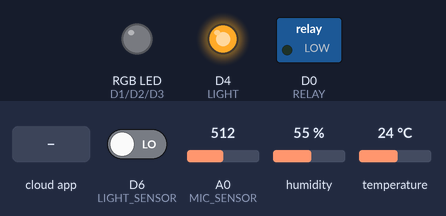
A sketch run on a simulated ESP8266 (NodeMCU). Parts: switched loads named in the sketch (green lamp = pin HIGH), an RGB LED mixed from three pins (HIGH = lit), output pins drawn as LEDs (lit = HIGH). The inputs (shaded band) are chosen by the test bench; at power-on: D6 (LIGHT_SENSOR) LOW, A0 (MIC_SENSOR) = 512, humidity 55 %, temperature 24 °C. WiFi joins after 1.5 s; servers stay silent unless stated; the Firebase database answers and starts empty; what the sketch prints to the serial monitor is not drawn.

Above: at 3.0 s.
3.1 s: the phone or cloud app sets relay1 to 1
At 4.2 s:
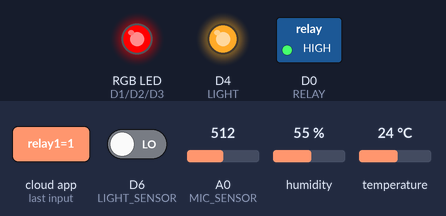
11.2 s: the phone or cloud app sets relay1 to 0
At 15.3 s:
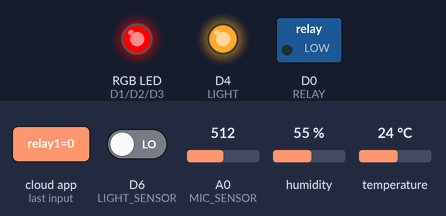
Timing chart, 0 to 16.8 s (numbered marks = the images above; inputs shaded):
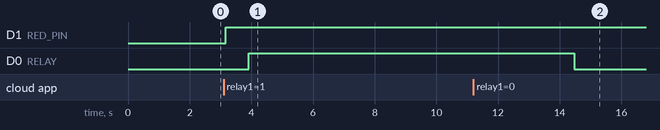

Measured:
- after the input at 3.1 s, D0 (RELAY): LOW → HIGH after 0.82 s
- after the input at 11.2 s, D0 (RELAY): HIGH → LOW after 3.3 s

The sketch:

NodeMCU.ino
```cpp
#include <ESP8266WiFi.h>
#include <FirebaseArduino.h>
#include <DHT.h>
#include <TridentTD_LineNotify.h>

// WIFI Config
#define WIFI_SSID "xxxxxxxxx"
#define WIFI_PASSWORD "xxxxxxxxx"
// Firebase config
#define FIREBASE_HOST "xxxxxxxxx"
#define FIREBASE_AUTH "xxxxxxxxx"
// DHT setup
#define DHTPIN D5
#define DHTTYPE DHT22 // DHT 22 (AM2302)
DHT dht(DHTPIN, DHTTYPE);
// Pin
#define LIGHT_SENSOR D6
#define MIC_SENSOR A0
// RGB
#define RED_PIN D1
#define GREEN_PIN D2
#define BLUE_PIN D3
// Light
#define LIGHT D4
// relay
#define RELAY D0

// Sensor variables
float humidity;  // humidity value
float temperature; // temperature celsius value
int light; // light status
int sound; // sound value
int max_sound; // max sound
int loud;
// Time variables
int delay_time; // delay time
// Line
String token; // Line token
int send_time = 0; // Notify Loop time
int set_token = 0; // check set token
int check_time = 0; // check time to send
int tempAlert; // High Temp alert
// Temperature Range
int bottom_range;
int top_range;
// Notify Setting
int notify; // enable or disable notify
int temp; //enable or disable temp
// High Temp
int temp_count = 0; // check time to send
int temp_delay; // wait time to resend temp alert
// relay
int relay1; // relay status
// delay check
int delay_check = 0;
// fristrun
int fristRun = 1;

// Setup
void setup() {
  Serial.begin(9600);
  // pinMode
  pinMode(DHTPIN, INPUT);
  pinMode(LIGHT_SENSOR, INPUT);
  pinMode(RED_PIN, OUTPUT);
  pinMode(GREEN_PIN, OUTPUT);
  pinMode(BLUE_PIN, OUTPUT);
  pinMode(LIGHT, OUTPUT);
  pinMode(RELAY, OUTPUT);
  // Connect WIFI
  WiFi.begin(WIFI_SSID, WIFI_PASSWORD);
  Serial.print("WIFI Connecting");
  while (WiFi.status() != WL_CONNECTED) {
    Serial.print(".");
    delay(500);
  }
  Serial.println();
  Serial.print("Connected IP: ");
  Serial.println(WiFi.localIP());
  // DHT
  dht.begin();
  // Firebase
  Firebase.begin(FIREBASE_HOST, FIREBASE_AUTH);
  firebaseStatus();
  // Load setting
  loadSetting();
  digitalWrite(LIGHT, HIGH);
}

// Sensor loop
void loop() {
  // Check Update
  checkUpdate();
  if (delay_check >= delay_time) {
    // Read Sensor Data
    DHTread();
    LightRead();
    SoundRead();
    // RGB Display
    RGBdisplay();
    // Firebase update
    firebaseUpdate();
    // Line Notify
    checkLine();
    checkTemp();
    delay_check = 0;
  }
  // Relay
  checkRelay();
  // Delay
  delay_check += 2000;
  delay(2000);
}

void checkUpdate() {
  if (fristRun == 1) {
    loadSetting();
    alertSetting();
    fristRun = 0;
  }
  if (Firebase.getInt("setting/general/update")) {
    loadSetting();
    Firebase.setInt("setting/general/update", 0);
  }
  if (Firebase.getInt("setting/alert/update")) {
    alertSetting();
    Firebase.setInt("setting/alert/update", 0);
  }
}

void loadSetting() {
  // Load delay time
  delay_time = Firebase.getInt("setting/general/delay_time");
  max_sound = Firebase.getInt("setting/general/max_sound");
}

void alertSetting() {
  notify = Firebase.getInt("setting/alert/notify");
  temp = Firebase.getInt("setting/alert/temp");
}

void DHTread() {
  temperature = dht.readTemperature();
  humidity = dht.readHumidity();
  if (isnan(temperature) || isnan(humidity)) {
    Serial.println("Error Reading DHT!");
  } else {
    Serial.print("Temperature: ");
    Serial.print(temperature);
    Serial.print(" °C");
    Serial.print(", ");
    Serial.print("Humidity: ");
    Serial.print(humidity);
    Serial.print(" %, ");
  }
}

void LightRead() {
  Serial.print("Light: ");
  if (digitalRead(LIGHT_SENSOR) == 1) {
    Serial.print("Dark");
    light = 0;
  } else {
    Serial.print("Bright");
    light = 1;
  }
}

void SoundRead() {
  long sum = 0;
  for (int i=0; i<100; i++) {
    sum += analogRead(MIC_SENSOR);
  }
  sum = 1024 - (sum/100);
  sound = sum;
  Serial.print(", Sound: ");
  Serial.print(sound);
  if (sound >= max_sound) {
    loud = 1;
    Firebase.setInt("realtime/loud", 1);
    Serial.println(" (loud)");
  } else if (sound <= max_sound) {
    loud = 0;
    Firebase.setInt("realtime/loud", 0);
    Serial.println(" (silent)");
  }
}

void lineSend() {
  String msg = "Status\nTemperature: ";
  // FirstTime
  if (set_token == 0) {
    token = Firebase.getString("setting/line/token");
    send_time = Firebase.getInt("setting/line/send_time");
    LINE.setToken(token);
    set_token = 1;
  }
  // Check update
  if (Firebase.getInt("setting/line/update")) {
    token = Firebase.getString("setting/line/token");
    send_time = Firebase.getInt("setting/line/send_time");
    LINE.setToken(token);
    Firebase.setInt("setting/line/update", 0);
  }
  msg += String(temperature);
  msg += " °C\nHumidity: ";
  msg += String(humidity);
  msg += " %\nLight: ";
  if (LIGHT_SENSOR == 1) {
    msg += "Bright";
  } else {
    msg += "Dark";
  }
  msg += "\nSound: ";
  if (loud == 1) {
    msg += " Loud";
  } else {
    msg += " Slient";
  }
  check_time += delay_time;
  Serial.print("check_time: ");
  Serial.println(check_time);
  if (check_time >= send_time) {
    LINE.notify(msg);
    check_time = 0;
  }
}

void temp_Alert() {
  tempAlert = Firebase.getInt("setting/temp/alert");
  temp_delay = Firebase.getInt("setting/alert/delay");
  temp_count += delay_time;
  Serial.print("temp_count: ");
  Serial.println(temp_count);
  if (temperature >= tempAlert && temp_count >= temp_delay) {
    String msg = "WARNING\n";
    msg += "High Temperature\n";
    msg += "Temperature: ";
    msg += temperature;
    msg += " °C";
    LINE.notify(msg);
    temp_count = 0;
  }
}

void firebaseStatus() {
  if (Firebase.failed()) {
    Serial.print("Firebase Connect Failed : ");
    Serial.println(Firebase.error());
  } else if (Firebase.success()) {
    Serial.println("Firebase Connected");
  }
}

void firebaseUpdate() {
  Firebase.setFloat("realtime/temperature", temperature);
  Firebase.setFloat("realtime/humidity", humidity);
  Firebase.setInt("realtime/light", light);
  Firebase.setInt("realtime/sound", sound);
}

void RGBdisplay() {
  bottom_range = Firebase.getInt("setting/temp/bottom_range");
  top_range = Firebase.getInt("setting/temp/top_range");
  if (temperature > top_range) {
    setRGB(1, 0, 0); // RED Color
  } else if (temperature <= top_range && temperature >= bottom_range) {
    setRGB(0, 1, 0); // GREEN Color
  } else if (temperature < bottom_range) {
    setRGB(0, 0, 1); // BLUE Color
  }
}

void setRGB(int red, int green, int blue) {
  digitalWrite(RED_PIN, red);
  digitalWrite(GREEN_PIN, green);
  digitalWrite(BLUE_PIN, blue);
}

void checkLine() {
  Serial.print("checkLine: ");
  Serial.println(notify);
  if (notify) {
    lineSend();
  }
}

void checkTemp() {
  Serial.print("checkTemp: ");
  Serial.println(temp);
  if (temp) {
    temp_Alert();
  }
}

void checkRelay() {
  relay1 = Firebase.getInt("relay/relay1");
  if (relay1) {
    digitalWrite(RELAY, HIGH);
  } else {
    digitalWrite(RELAY, LOW);
  }
}
```
